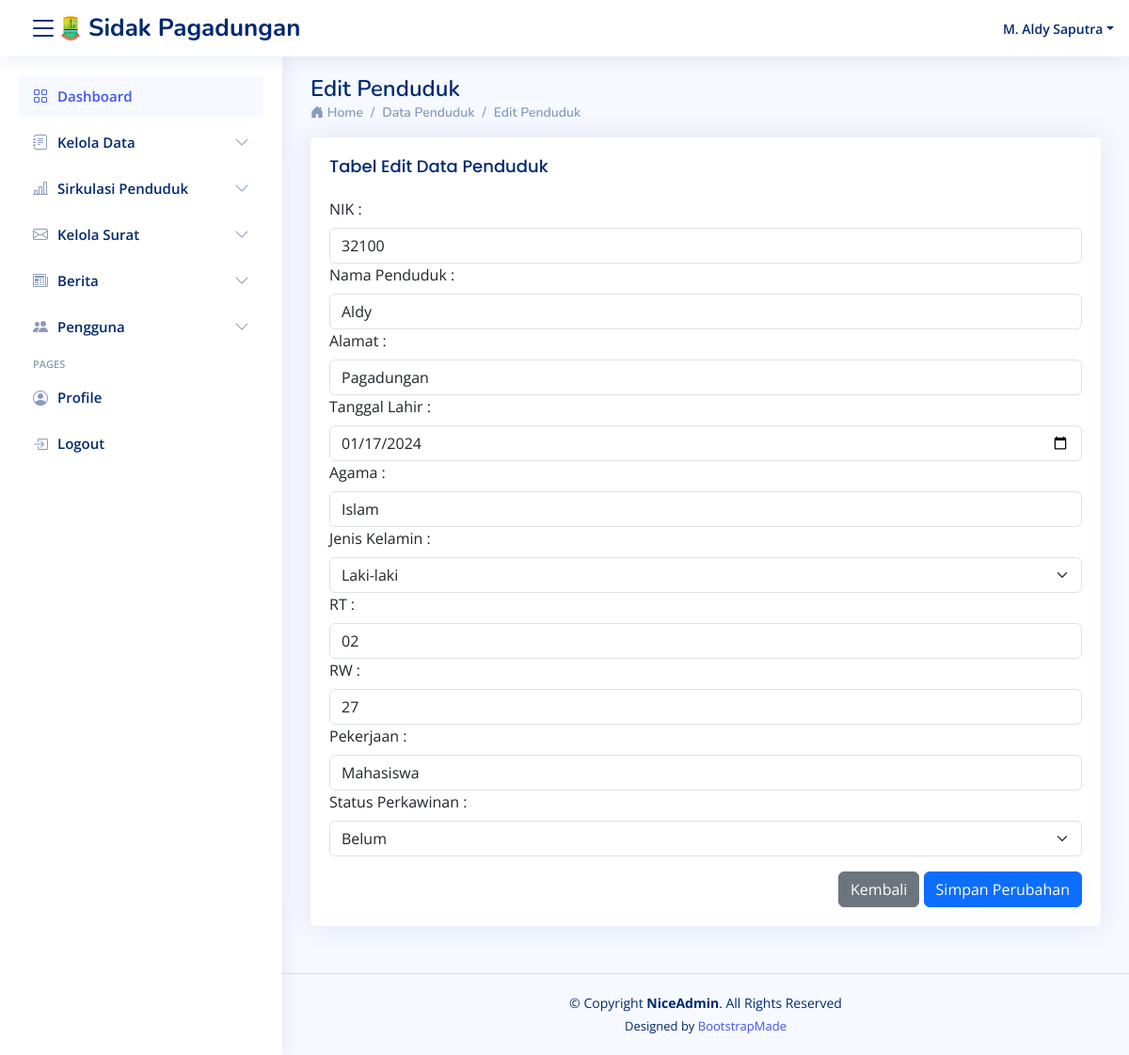
/pages/content/penduduk/edit_penduduk?id=192536482 (signed in), run on the app's committed database.
### tables this page shows
CREATE TABLE `tbl_penduduk` (
  `id_penduduk` int(11) NOT NULL,
  `nik` int(11) NOT NULL,
  `nama` varchar(255) NOT NULL,
  `alamat` varchar(50) NOT NULL,
  `tanggal` date NOT NULL,
  `agama` varchar(20) NOT NULL,
  `jenis_kelamin` enum('Laki-laki','Perempuan','','') NOT NULL,
  `rt` varchar(50) NOT NULL,
  `rw` varchar(50) NOT NULL,
  `pekerjaan` varchar(50) NOT NULL,
  `status` enum('Sudah','Belum','Cerai Mati','Cerai Hidup') NOT NULL
);

### pages/content/penduduk/edit_penduduk.php (the view, shortened to what this page needs)
<?php
require '../../../config/db.php';
if (isset($_POST['submit'])) {
    $id_penduduk = $_POST['id_penduduk'];
    $nik = $_POST['nik'];
    $nama = $_POST['nama'];
    $alamat = $_POST['alamat'];
    $tanggal = $_POST['tanggal'];
    $agama = $_POST['agama'];
    $jenis_kelamin = $_POST['jenis_kelamin'];
    $rt = $_POST['rt'];
    $rw = $_POST['rw'];
    $pekerjaan = $_POST['pekerjaan'];
    $status = $_POST['status'];
    $updateQuery = "UPDATE tbl_penduduk SET nik='$nik', nama='$nama', alamat='$alamat', tanggal='$tanggal', agama='$agama', jenis_kelamin='$jenis_kelamin', rt='$rt', rw='$rw', pekerjaan='$pekerjaan', status='$status' WHERE id_penduduk='$id_penduduk'";
    $stmt = mysqli_query($db_connect, $updateQuery);
    echo "Data updated successfully.";
    var_dump($_POST);
    header("Location: penduduk");
    exit();
} else {
    if (isset($_GET['id'])) {
        $id_penduduk = $_GET['id'];
        $result = mysqli_query($db_connect, "SELECT * FROM tbl_penduduk WHERE id_penduduk = $id_penduduk");
        if ($result && mysqli_num_rows($result) > 0) {
            $row = mysqli_fetch_assoc($result);
            $nik = $row['nik'];
            $nama = $row['nama'];
            $alamat = $row['alamat'];
            $tanggal = $row['tanggal'];
            $agama = $row['agama'];
            $jenis_kelamin = $row['jenis_kelamin'];
            $rt = $row['rt'];
            $rw = $row['rw'];
            $pekerjaan = $row['pekerjaan'];
            $status = $row['status'];
        } else {
            header("Location: penduduk");
            exit();
        }
    } else {
        header("Location: penduduk");
        exit();
    }
}
?>
<main id="main" class="main">
<div class="pagetitle">
        <h1>Edit Penduduk</h1>
        <nav>
            <ol class="breadcrumb">
                <li class="breadcrumb-item"><i class="bi bi-house-door-fill"></i><a href="../dashboard/dashboard"> Home</a></li>
                <li class="breadcrumb-item"><a href="../penduduk/penduduk">Data Penduduk</a></li>
                <li class="breadcrumb-item"><a>Edit Penduduk</li>
            </ol>
        </nav>
    </div>
    <div class="col-lg-12">
        <div class="card">
            <div class="card-body">
                <h5 class="card-title">Tabel Edit Data Penduduk</h5>
                <form method="POST" action="edit_penduduk" class="row g-3">
                    <div class="col-12">
                        <label for="nik" class="form-label">NIK :</label>
                        <input type="text" class="form-control" id="nik" name="nik" value="<?= $nik ?>" required>
                    </div>
                    <div class="col-12">
                        <label for="nama" class="form-label">Nama Penduduk :</label>
                        <input type="text" class="form-control" id="nama" name="nama" value="<?= $nama ?>" required>
                    </div>
                    <div class="col-12">
                        <label for="alamat" class="form-label">Alamat :</label>
                        <input type="text" class="form-control" id="alamat" name="alamat" value="<?= $alamat ?>" required>
                    </div>
                    <div class="col-12">
                        <label for="tanggal" class="form-label">Tanggal Lahir :</label>
                        <input type="date" class="form-control" id="tanggal" name="tanggal" value="<?= $tanggal ?>" required>
                    </div>
                    <div class="col-12">
                        <label for="agama" class="form-label">Agama :</label>
                        <input type="text" class="form-control" id="agama" name="agama" value="<?= $agama ?>" required>
                    </div>
                    <div class="col-12">
                        <label for="jenis_kelamin" class="form-label">Jenis Kelamin :</label>
                        <select class="form-select" id="jenis_kelamin" name="jenis_kelamin" required>
                            <option value="Laki-laki" <?php if ($jenis_kelamin == 'Laki-laki') echo 'selected'; ?>>Laki-laki</option>
                        </select>
                    </div>
                    <div class="col-12">
                        <label for="rt" class="form-label">RT :</label>
                        <input type="number" class="form-control" id="rt" name="rt" value="<?= $rt ?>" required>
                    </div>
                    <div class="col-12">
                        <label for="rw" class="form-label">RW :</label>
                        <input type="number" class="form-control" id="rw" name="rw" value="<?= $rw ?>" required>
                    </div>
                    <div class="col-12">
                        <label for="pekerjaan" class="form-label">Pekerjaan :</label>
                        <input type="text" class="form-control" id="pekerjaan" name="pekerjaan" value="<?= ($pekerjaan !== null) ? $pekerjaan : 'Mahasiswa'; ?>" required>
                    </div>
                    <div class="col-12">
                        <label for="status" class="form-label">Status Perkawinan :</label>
                        <select class="form-select" id="status" name="status" required>
                            <option value="Belum" <?php if ($status == 'Belum') echo 'selected'; ?>>Belum</option>
                        </select>
                    </div>
                    <div class="text-end">
                        <a href="penduduk" class="btn btn-secondary">Kembali</a>
                        <button type="submit" name="submit" class="btn btn-primary">Simpan Perubahan</button>
                    </div>
                </form>
            </div>
        </div>
    </div>
</main>

### assets/assets/css/style.css (style rules this page uses)
:root { scroll-behavior: smooth; }
body { font-family: "Open Sans", sans-serif; background: #f6f9ff; color: #444444; }
a { color: #4154f1; text-decoration: none; }
h1, h2, h3, h4, h5, h6 { font-family: "Nunito", sans-serif; }
#main { margin-top: 60px; padding: 20px 30px; transition: all 0.3s; }
.pagetitle { margin-bottom: 10px; }
.pagetitle h1 { font-size: 24px; margin-bottom: 0; font-weight: 600; color: #012970; }
.card { margin-bottom: 30px; border: none; border-radius: 5px; box-shadow: 0px 0 30px rgba(1, 41, 112, 0.1); }
.card-title { padding: 20px 0 15px 0; font-size: 18px; font-weight: 500; color: #012970; font-family: "Poppins", sans-serif; }
.card-body { padding: 0 20px 20px 20px; }
.breadcrumb { font-size: 14px; font-family: "Nunito", sans-serif; color: #899bbd; font-weight: 600; }
.breadcrumb a { color: #899bbd; transition: 0.3s; }
.breadcrumb .breadcrumb-item::before { color: #899bbd; }
@media (min-width: 1200px) { #main, #footer { margin-left: 300px; } }

### data on the page
tbl_penduduk: nik "32100", nama "Aldy", alamat "Pagadungan", tanggal "01/17/2024", agama "Islam", jenis_kelamin "Laki-laki", rt "02", rw "27", pekerjaan "Mahasiswa", status "Belum"

### other printed values
$_SESSION['nama'] "M. Aldy Saputra"
